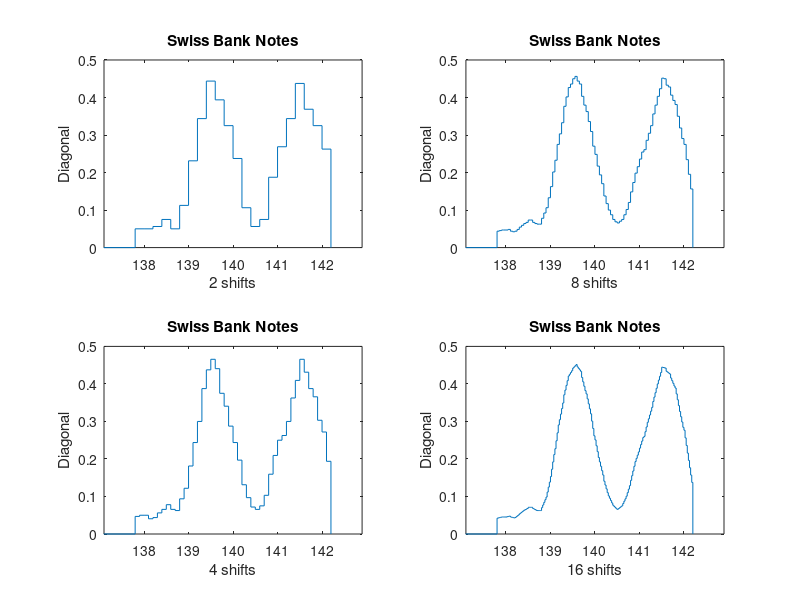

This chart was generated by the following MATLAB code:
% ---------------------------------------------------------------------
% Book:         MVA
% ---------------------------------------------------------------------
% Quantlet:     MVAashbank
% ---------------------------------------------------------------------
% Description:  MVAashbank computes the averaged shifted histogram for 
%               the diagonal of all swiss bank notes ("bank2.dat").
% ---------------------------------------------------------------------
% Usage:        MVAashbank
% ---------------------------------------------------------------------
% Inputs:       none
% ---------------------------------------------------------------------
% Output:       Averaged shifted histogram for the diagonal of all 
%               swiss bank notes
% ---------------------------------------------------------------------
% Example:     
% ---------------------------------------------------------------------
% Author:       Wolfgang Haerdle, Till Grossmass, Jorge Patron, 
%               Vladimir Georgescu, Song Song
% ---------------------------------------------------------------------

x=load('bank2.dat'); 
x=x(:,6)';
n = length(x);
step=[2 8 4 16];

for l=1:4
    h=0.4;
    t0 = h*(floor(min(x)/h)+0.5);
    tf = h*(floor(max(x)/h)-0.5);

    m=step(l);
    delta=h/m;
    delta
    nbin = floor((tf-t0)/delta);
    binedge = t0:delta:tf;
    binedge
    vk = histc(x,binedge);
    fhat = [zeros(1,m-1),vk,zeros(1,m-1)];
    kern = inline('1-(abs(x))');
    ind = (1-m):(m-1);
    den = sum(kern(ind/m));
    wm = m*(kern(ind/m))/den;

    fhatk=zeros(1,nbin);
    for k=1:nbin
        ind=k:(2*m+k-2);
        fhatk(k)=sum(wm.*fhat(ind));
    end
    fhatk = fhatk/(n*h);
    binedge=[zeros(1,1),binedge];
    fhatk=[zeros(1,1),fhatk,zeros(1,1)];
    
    subplot(2,2,l) 
    stairs(binedge,fhatk)
    axis 'auto y'
    axis manual
    ylim([0 0.5])
    xlim([137.1 142.9])
    h = findobj(gca,'Type','patch');
    set(h,'FaceColor','w','EdgeColor','k')
    title('Swiss Bank Notes')
    xlabel([num2str(step(l)),' shifts'])
    ylabel('Diagonal')
end